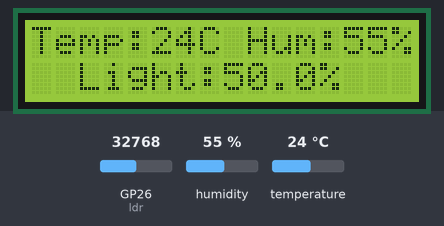
This program was run on a simulated Raspberry Pi Pico running MicroPython. Parts: 16×2 character LCD. The inputs (shaded band) are chosen by the test bench; at power-on: humidity 55 %, GP26 (ldr) = 32768, temperature 24 °C (analog values on the 0–65535 scale). Library files of the repository ran but are not shown: pico_i2c_lcd.py, lcd_api.py; what the program prints to the serial console is not drawn.

Above: at 11.2 s.
11.3 s: humidity set to 22 %
At 13.5 s:
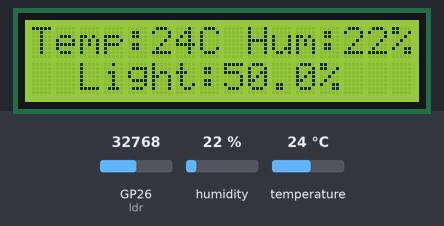
17.1 s: GP26 (ldr) set to 45874
At 19.8 s:
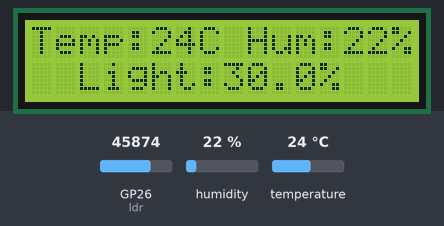
22.0 s: temperature set to 12 °C
At 24.0 s:
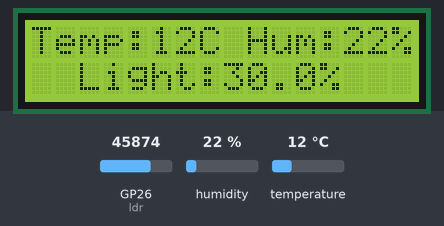
24.6 s: GP26 (ldr) set to 57670
At 26.1 s:
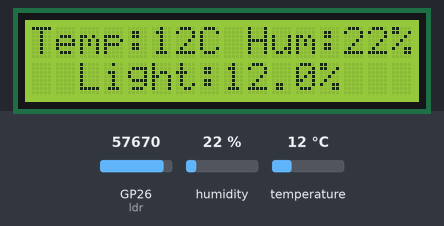
28.2 s: humidity set to 40 %
At 30.3 s:
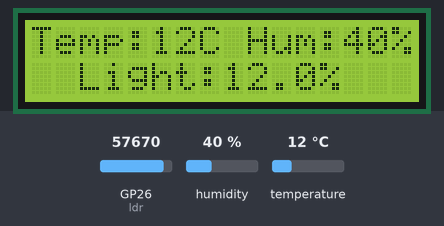
30.8 s: GP26 (ldr) set to 65535
At 32.3 s:
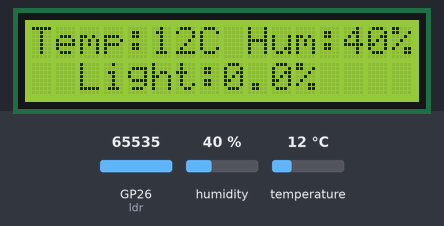
Timing chart, 0 to 33.8 s (numbered marks = the images above; inputs shaded):
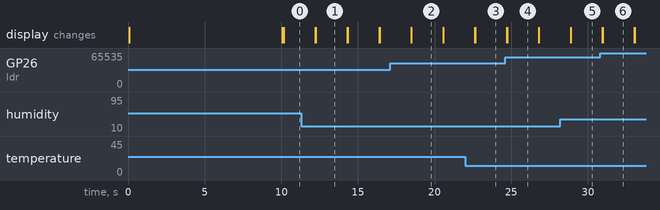

The program:

main.py
```python
from machine import Pin, I2C, ADC
import utime
import dht
from pico_i2c_lcd import I2cLcd   # needs lcd_api.py + pico_i2c_lcd.py

# =====================
# I2C LCD Setup
# =====================
i2c = I2C(0, scl=Pin(17), sda=Pin(16), freq=400000)
I2C_ADDR = i2c.scan()[0]   # auto-detect LCD address
lcd = I2cLcd(i2c, I2C_ADDR, 2, 16)  # 2 rows, 16 cols

# =====================
# DHT11 Setup
# =====================
dht_pin = Pin(15, Pin.IN, Pin.PULL_UP)
dht_sensor = dht.DHT11(dht_pin)

# =====================
# LDR Setup (ADC0 -> GP26)
# =====================
ldr = ADC(Pin(26))

# =====================
# Helper Function
# =====================
def display_line(row, text):
    """Clear a row and print text safely"""
    lcd.move_to(0, row)
    lcd.putstr(" " * 16)        # clear row
    lcd.move_to(0, row)
    lcd.putstr(text)

# =====================
# Main Loop
# =====================
lcd.move_to(0, 0)
lcd.putstr("Weather--Station")
lcd.move_to(0, 1)
lcd.putstr("------LMES------")
utime.sleep(10)
lcd.clear()

while True:
    try:
        # Read DHT11
        dht_sensor.measure()
        temp = dht_sensor.temperature()
        hum = dht_sensor.humidity()

        # Read LDR (inverted to % light)
        ldr_val = ldr.read_u16()
        light_percent = 100 - ((ldr_val / 65535) * 100)

        # Debug print
        print("Temp:{}C  Hum:{}%  Light:{:.1f}%".format(temp, hum, light_percent))

        # Update LCD
        display_line(0, "Temp:{}C Hum:{}%".format(temp, hum))
        display_line(1, "  Light:{:.1f}%".format(light_percent))

    except Exception as e:
        print("Error:", e)

    utime.sleep(2)
```

Measured:
- after the input at 11.3 s, the display: first changes after 0.93 s (image 1 shows a later state)
- after the input at 17.1 s, the display: first differs from a run without the input after 1.4 s (image 2)
- after the input at 22.0 s, the display: first changes after 0.64 s (image 3 shows a later state)
- after the input at 24.6 s, the display: first differs from a run without the input after 0.13 s (image 4)
- after the input at 28.2 s, the display: first changes after 0.68 s (image 5 shows a later state)
- after the input at 30.8 s, the display: first differs from a run without the input after 0.18 s (image 6)
- what the display in image 1 shows lasts 2.1 s, from 12.2 s to 14.3 s
